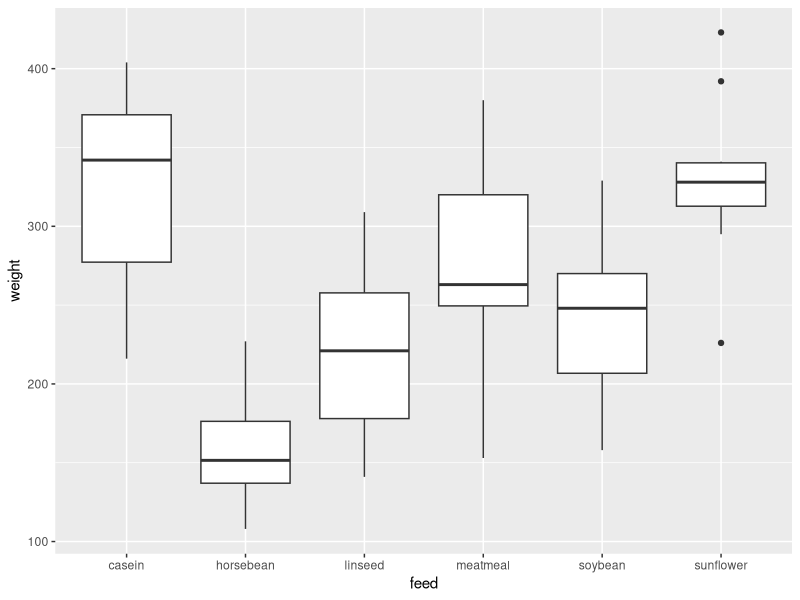
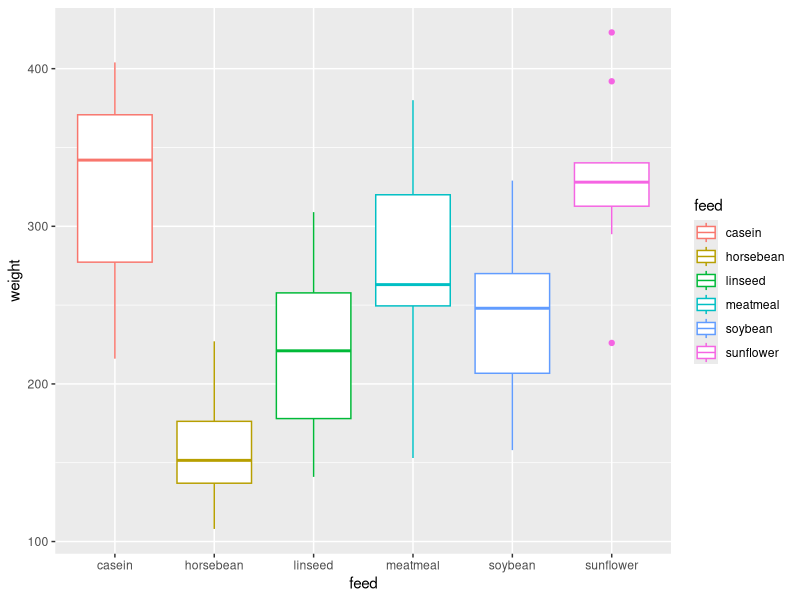
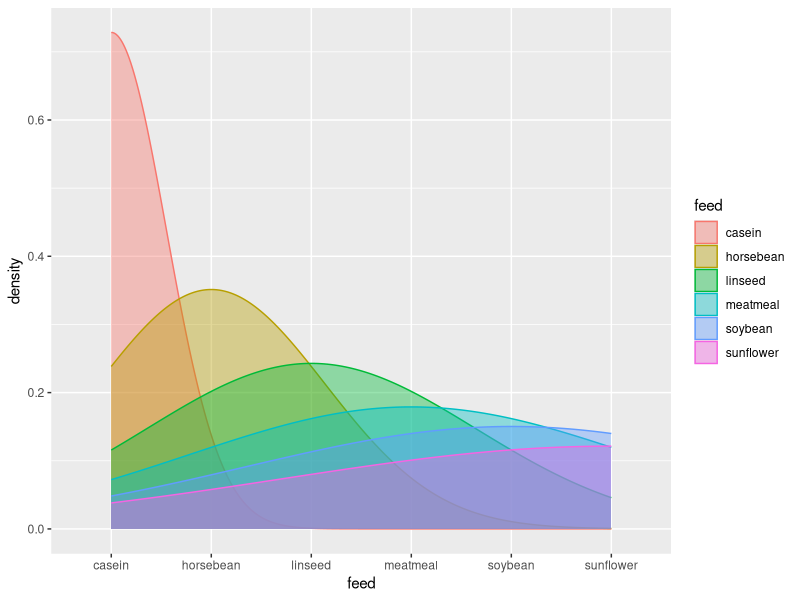
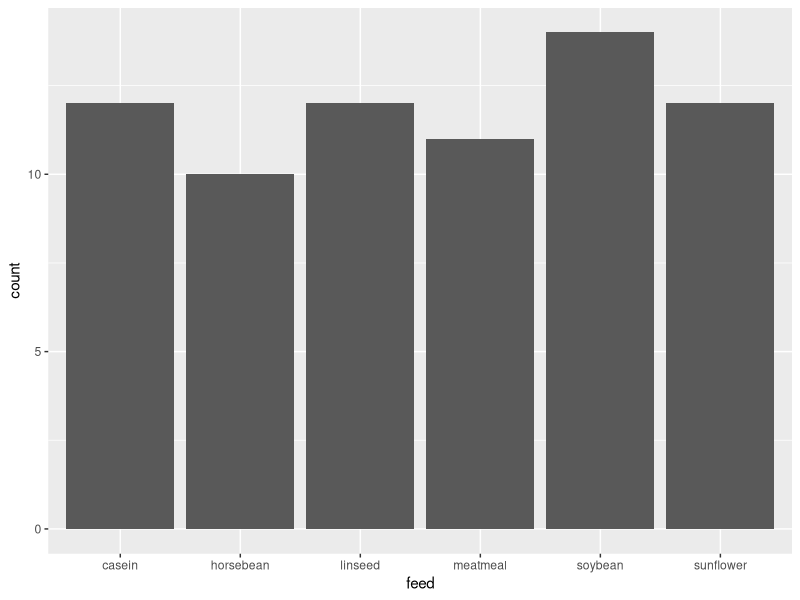
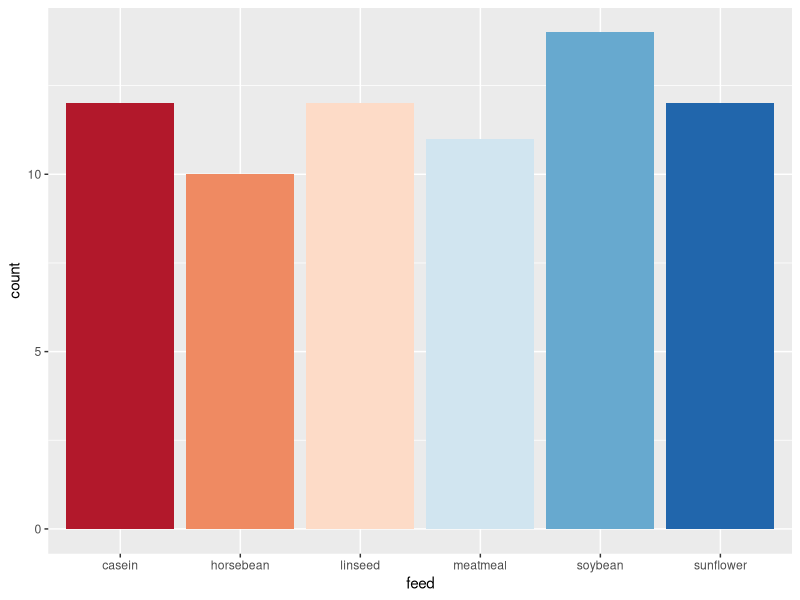
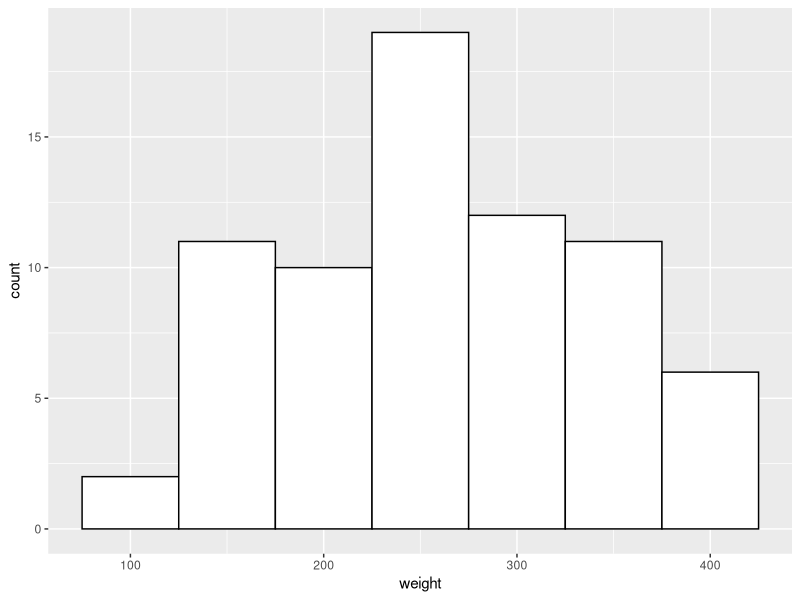
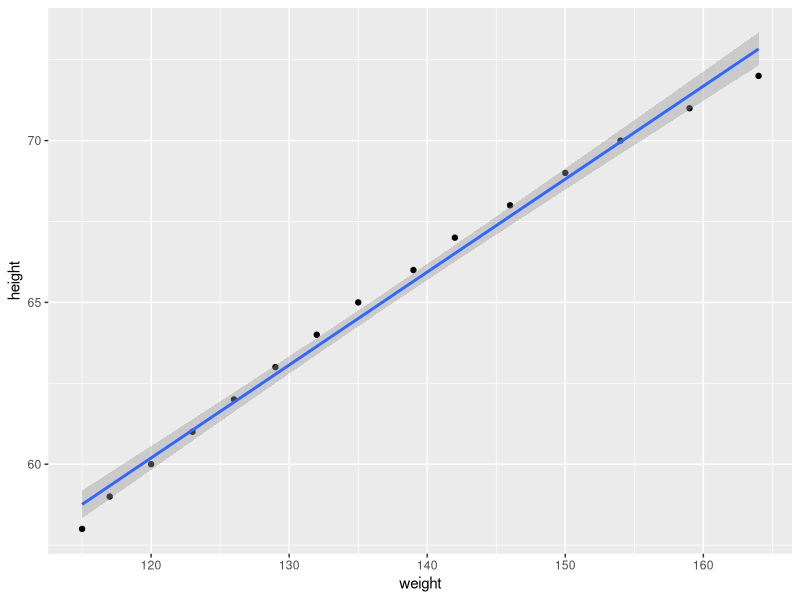

Reproduce these figures in R, in order.
## ---- chunk 1
library(tidyverse)
data(chickwts)
## ---- chunk 2
head(chickwts)
## ---- chunk 3
mean(chickwts$weight)
## ---- chunk 4
sd(chickwts$weight)
## ---- chunk 5
chick_plot <- ggplot(data = chickwts)
## ---- chunk 6
chick_plot + geom_boxplot(mapping = aes(x = feed, y = weight))
## ---- chunk 7
chick_plot + 
  geom_boxplot(mapping = aes(x = feed, 
                             y = weight,
                             colour = feed
                             )
               )
## ---- chunk 8
chick_plot + 
  geom_density(mapping = aes(x = feed, 
                             colour = feed,
                             fill = feed
                             ), 
               alpha = 0.4
               )
## ---- chunk 9
chick_plot + geom_bar(mapping = aes(x = feed))
## ---- chunk 10
bar_colours <- c("#b2182b", 
                 "#ef8a62", 
                 "#fddbc7", 
                 "#d1e5f0", 
                 "#67a9cf", 
                 "#2166ac"
                 )

chick_plot + 
  geom_bar(mapping = aes(x = feed),
           fill = bar_colours
           )
## ---- chunk 11
chick_plot + 
  geom_histogram(mapping = aes(x = weight),
                 binwidth = 50,
                 fill = "white",
                 colour = "black"
                 )
## ---- chunk 12
# one example from many
ggplot(data = women, 
       mapping = aes(x = weight, y = height)
       ) + 
  geom_point() + 
  geom_smooth(method = "lm")
